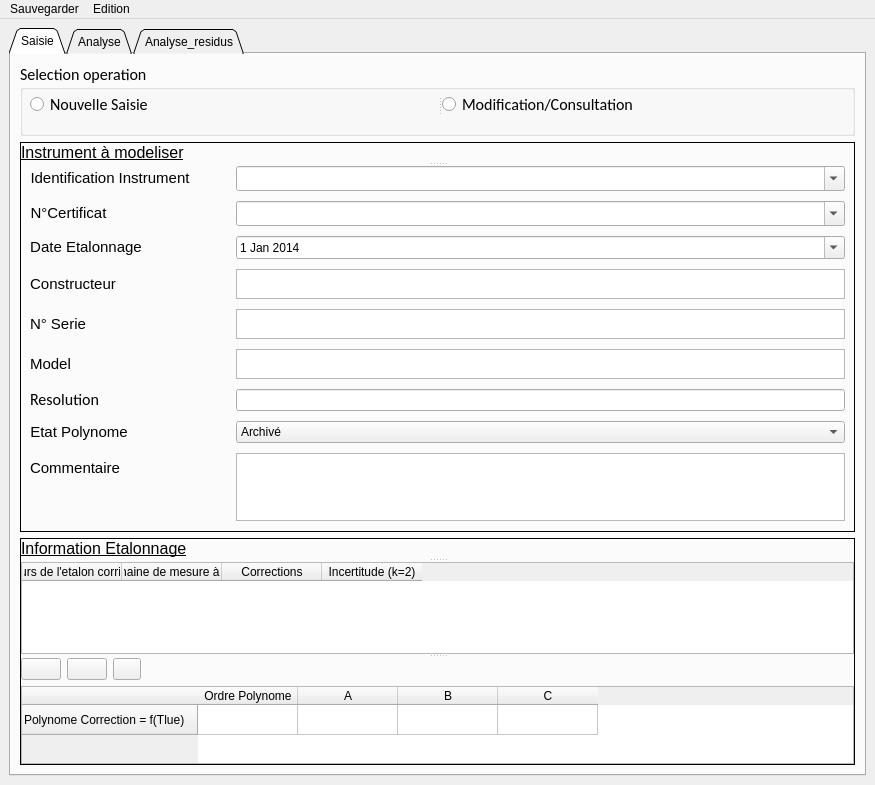
<?xml version="1.0" encoding="UTF-8"?>
<ui version="4.0">
 <class>Polynome</class>
 <widget class="QMainWindow" name="Polynome">
  <property name="geometry">
   <rect>
    <x>0</x>
    <y>0</y>
    <width>875</width>
    <height>785</height>
   </rect>
  </property>
  <property name="windowTitle">
   <string>Polynome de modelisation v1.11</string>
  </property>
  <widget class="QWidget" name="centralWidget">
   <layout class="QVBoxLayout" name="verticalLayout_3">
    <item>
     <widget class="QTabWidget" name="tabWidget">
      <property name="tabShape">
       <enum>QTabWidget::Triangular</enum>
      </property>
      <property name="currentIndex">
       <number>0</number>
      </property>
      <property name="elideMode">
       <enum>Qt::ElideNone</enum>
      </property>
      <widget class="QWidget" name="tab_1">
       <attribute name="title">
        <string>Saisie</string>
       </attribute>
       <layout class="QVBoxLayout" name="verticalLayout">
        <item>
         <widget class="QGroupBox" name="groupBox">
          <property name="minimumSize">
           <size>
            <width>0</width>
            <height>73</height>
           </size>
          </property>
          <property name="maximumSize">
           <size>
            <width>16777215</width>
            <height>100</height>
           </size>
          </property>
          <property name="font">
           <font>
            <family>Calibri</family>
            <pointsize>12</pointsize>
           </font>
          </property>
          <property name="title">
           <string>Selection operation </string>
          </property>
          <widget class="QSplitter" name="splitter">
           <property name="geometry">
            <rect>
             <x>10</x>
             <y>30</y>
             <width>1061</width>
             <height>23</height>
            </rect>
           </property>
           <property name="orientation">
            <enum>Qt::Horizontal</enum>
           </property>
           <widget class="QRadioButton" name="radioButton_new_saisie">
            <property name="font">
             <font>
              <family>Calibri</family>
              <pointsize>12</pointsize>
             </font>
            </property>
            <property name="text">
             <string>Nouvelle Saisie</string>
            </property>
           </widget>
           <widget class="QRadioButton" name="radioButton_modification">
            <property name="font">
             <font>
              <family>Calibri</family>
              <pointsize>12</pointsize>
             </font>
            </property>
            <property name="text">
             <string>Modification/Consultation</string>
            </property>
           </widget>
          </widget>
         </widget>
        </item>
        <item>
         <widget class="QSplitter" name="splitter_2">
          <property name="maximumSize">
           <size>
            <width>16777215</width>
            <height>16777215</height>
           </size>
          </property>
          <property name="frameShape">
           <enum>QFrame::Panel</enum>
          </property>
          <property name="lineWidth">
           <number>1</number>
          </property>
          <property name="orientation">
           <enum>Qt::Vertical</enum>
          </property>
          <widget class="QLabel" name="label_10">
           <property name="text">
            <string>&lt;html&gt;&lt;head/&gt;&lt;body&gt;&lt;p&gt;&lt;span style=&quot; font-size:12pt; text-decoration: underline;&quot;&gt;Instrument à modeliser&lt;/span&gt;&lt;/p&gt;&lt;/body&gt;&lt;/html&gt;</string>
           </property>
           <property name="alignment">
            <set>Qt::AlignLeading|Qt::AlignLeft|Qt::AlignVCenter</set>
           </property>
           <property name="margin">
            <number>4</number>
           </property>
          </widget>
          <widget class="QWidget" name="layoutWidget">
           <layout class="QFormLayout" name="formLayout">
            <property name="fieldGrowthPolicy">
             <enum>QFormLayout::AllNonFixedFieldsGrow</enum>
            </property>
            <property name="horizontalSpacing">
             <number>6</number>
            </property>
            <property name="verticalSpacing">
             <number>10</number>
            </property>
            <property name="leftMargin">
             <number>9</number>
            </property>
            <property name="rightMargin">
             <number>9</number>
            </property>
            <property name="bottomMargin">
             <number>0</number>
            </property>
            <item row="0" column="0">
             <widget class="QLabel" name="label_11">
              <property name="maximumSize">
               <size>
                <width>16777215</width>
                <height>30</height>
               </size>
              </property>
              <property name="text">
               <string>&lt;html&gt;&lt;head/&gt;&lt;body&gt;&lt;p align=&quot;center&quot;&gt;&lt;span style=&quot; font-size:11pt;&quot;&gt;Identification Instrument&lt;/span&gt;&lt;/p&gt;&lt;/body&gt;&lt;/html&gt;</string>
              </property>
              <property name="alignment">
               <set>Qt::AlignCenter</set>
              </property>
             </widget>
            </item>
            <item row="0" column="1">
             <widget class="ExtendedCombo" name="comboBox_identification">
              <property name="enabled">
               <bool>true</bool>
              </property>
              <property name="minimumSize">
               <size>
                <width>0</width>
                <height>25</height>
               </size>
              </property>
              <property name="maximumSize">
               <size>
                <width>16777215</width>
                <height>30</height>
               </size>
              </property>
              <property name="mouseTracking">
               <bool>true</bool>
              </property>
              <property name="acceptDrops">
               <bool>true</bool>
              </property>
              <property name="editable">
               <bool>true</bool>
              </property>
             </widget>
            </item>
            <item row="1" column="0">
             <widget class="QLabel" name="label_15">
              <property name="maximumSize">
               <size>
                <width>16777215</width>
                <height>30</height>
               </size>
              </property>
              <property name="text">
               <string>&lt;html&gt;&lt;head/&gt;&lt;body&gt;&lt;p&gt;&lt;span style=&quot; font-size:11pt;&quot;&gt;N°Certificat&lt;/span&gt;&lt;/p&gt;&lt;/body&gt;&lt;/html&gt;</string>
              </property>
              <property name="alignment">
               <set>Qt::AlignCenter</set>
              </property>
             </widget>
            </item>
            <item row="1" column="1">
             <widget class="QComboBox" name="comboBox_n_ce">
              <property name="minimumSize">
               <size>
                <width>0</width>
                <height>25</height>
               </size>
              </property>
              <property name="maximumSize">
               <size>
                <width>16777215</width>
                <height>30</height>
               </size>
              </property>
              <property name="editable">
               <bool>true</bool>
              </property>
              <property name="modelColumn">
               <number>0</number>
              </property>
             </widget>
            </item>
            <item row="2" column="0">
             <widget class="QLabel" name="label_7">
              <property name="maximumSize">
               <size>
                <width>16777215</width>
                <height>30</height>
               </size>
              </property>
              <property name="text">
               <string>&lt;html&gt;&lt;head/&gt;&lt;body&gt;&lt;p&gt;&lt;span style=&quot; font-size:11pt;&quot;&gt;Date Etalonnage&lt;/span&gt;&lt;/p&gt;&lt;/body&gt;&lt;/html&gt;</string>
              </property>
              <property name="alignment">
               <set>Qt::AlignCenter</set>
              </property>
             </widget>
            </item>
            <item row="2" column="1">
             <widget class="QDateEdit" name="dateEdit">
              <property name="minimumSize">
               <size>
                <width>206</width>
                <height>0</height>
               </size>
              </property>
              <property name="maximumSize">
               <size>
                <width>16777215</width>
                <height>30</height>
               </size>
              </property>
              <property name="date">
               <date>
                <year>2014</year>
                <month>1</month>
                <day>1</day>
               </date>
              </property>
              <property name="calendarPopup">
               <bool>true</bool>
              </property>
             </widget>
            </item>
            <item row="3" column="0">
             <widget class="QLabel" name="label_12">
              <property name="sizePolicy">
               <sizepolicy hsizetype="Expanding" vsizetype="Expanding">
                <horstretch>0</horstretch>
                <verstretch>0</verstretch>
               </sizepolicy>
              </property>
              <property name="maximumSize">
               <size>
                <width>16777215</width>
                <height>30</height>
               </size>
              </property>
              <property name="text">
               <string>&lt;html&gt;&lt;head/&gt;&lt;body&gt;&lt;p align=&quot;center&quot;&gt;&lt;span style=&quot; font-size:11pt;&quot;&gt;Constructeur&lt;/span&gt;&lt;/p&gt;&lt;/body&gt;&lt;/html&gt;</string>
              </property>
             </widget>
            </item>
            <item row="3" column="1">
             <widget class="QTextEdit" name="textEdit_constructeur">
              <property name="maximumSize">
               <size>
                <width>16777215</width>
                <height>30</height>
               </size>
              </property>
             </widget>
            </item>
            <item row="4" column="0">
             <widget class="QLabel" name="label_13">
              <property name="sizePolicy">
               <sizepolicy hsizetype="Expanding" vsizetype="Expanding">
                <horstretch>0</horstretch>
                <verstretch>0</verstretch>
               </sizepolicy>
              </property>
              <property name="minimumSize">
               <size>
                <width>200</width>
                <height>0</height>
               </size>
              </property>
              <property name="maximumSize">
               <size>
                <width>16777215</width>
                <height>30</height>
               </size>
              </property>
              <property name="text">
               <string>&lt;html&gt;&lt;head/&gt;&lt;body&gt;&lt;p&gt;&lt;span style=&quot; font-size:11pt;&quot;&gt;N° Serie&lt;/span&gt;&lt;/p&gt;&lt;/body&gt;&lt;/html&gt;</string>
              </property>
             </widget>
            </item>
            <item row="4" column="1">
             <widget class="QTextEdit" name="textEdit_n_serie">
              <property name="maximumSize">
               <size>
                <width>16777215</width>
                <height>30</height>
               </size>
              </property>
             </widget>
            </item>
            <item row="5" column="0">
             <widget class="QLabel" name="label_14">
              <property name="sizePolicy">
               <sizepolicy hsizetype="Expanding" vsizetype="Expanding">
                <horstretch>0</horstretch>
                <verstretch>0</verstretch>
               </sizepolicy>
              </property>
              <property name="maximumSize">
               <size>
                <width>16777215</width>
                <height>30</height>
               </size>
              </property>
              <property name="text">
               <string>&lt;html&gt;&lt;head/&gt;&lt;body&gt;&lt;p align=&quot;center&quot;&gt;&lt;span style=&quot; font-size:11pt;&quot;&gt;Model&lt;/span&gt;&lt;/p&gt;&lt;/body&gt;&lt;/html&gt;</string>
              </property>
             </widget>
            </item>
            <item row="5" column="1">
             <widget class="QTextEdit" name="textEdit_model">
              <property name="maximumSize">
               <size>
                <width>16777215</width>
                <height>30</height>
               </size>
              </property>
             </widget>
            </item>
            <item row="6" column="0">
             <widget class="QLabel" name="label_6">
              <property name="font">
               <font>
                <family>Calibri</family>
                <pointsize>12</pointsize>
               </font>
              </property>
              <property name="text">
               <string>&lt;html&gt;&lt;head/&gt;&lt;body&gt;&lt;p align=&quot;center&quot;&gt;Resolution&lt;/p&gt;&lt;/body&gt;&lt;/html&gt;</string>
              </property>
             </widget>
            </item>
            <item row="6" column="1">
             <widget class="QLineEdit" name="lineEdit_resolution"/>
            </item>
            <item row="7" column="0">
             <widget class="QLabel" name="label_16">
              <property name="sizePolicy">
               <sizepolicy hsizetype="Expanding" vsizetype="Expanding">
                <horstretch>0</horstretch>
                <verstretch>0</verstretch>
               </sizepolicy>
              </property>
              <property name="maximumSize">
               <size>
                <width>16777215</width>
                <height>30</height>
               </size>
              </property>
              <property name="text">
               <string>&lt;html&gt;&lt;head/&gt;&lt;body&gt;&lt;p align=&quot;center&quot;&gt;&lt;span style=&quot; font-size:11pt;&quot;&gt;Etat Polynome&lt;/span&gt;&lt;/p&gt;&lt;/body&gt;&lt;/html&gt;</string>
              </property>
             </widget>
            </item>
            <item row="7" column="1">
             <widget class="QComboBox" name="comboBox_etat_polynome">
              <item>
               <property name="text">
                <string>Archivé</string>
               </property>
              </item>
              <item>
               <property name="text">
                <string>Actif</string>
               </property>
              </item>
             </widget>
            </item>
            <item row="8" column="0">
             <widget class="QLabel" name="label_9">
              <property name="font">
               <font>
                <pointsize>10</pointsize>
               </font>
              </property>
              <property name="text">
               <string>&lt;html&gt;&lt;head/&gt;&lt;body&gt;&lt;p align=&quot;center&quot;&gt;&lt;span style=&quot; font-size:11pt;&quot;&gt;Commentaire&lt;/span&gt;&lt;/p&gt;&lt;/body&gt;&lt;/html&gt;</string>
              </property>
             </widget>
            </item>
            <item row="8" column="1">
             <widget class="QTextEdit" name="textEdit_commentaire"/>
            </item>
            <item row="9" column="1">
             <spacer name="verticalSpacer">
              <property name="orientation">
               <enum>Qt::Vertical</enum>
              </property>
              <property name="sizeHint" stdset="0">
               <size>
                <width>20</width>
                <height>40</height>
               </size>
              </property>
             </spacer>
            </item>
           </layout>
          </widget>
         </widget>
        </item>
        <item>
         <widget class="QSplitter" name="splitter_3">
          <property name="frameShape">
           <enum>QFrame::Panel</enum>
          </property>
          <property name="orientation">
           <enum>Qt::Vertical</enum>
          </property>
          <widget class="QLabel" name="label_5">
           <property name="text">
            <string>&lt;html&gt;&lt;head/&gt;&lt;body&gt;&lt;p&gt;&lt;span style=&quot; font-size:12pt; text-decoration: underline;&quot;&gt;Information Etalonnage&lt;/span&gt;&lt;/p&gt;&lt;/body&gt;&lt;/html&gt;</string>
           </property>
           <property name="margin">
            <number>4</number>
           </property>
          </widget>
          <widget class="QTableWidget" name="tableWidget_table_etalonnage">
           <property name="sizePolicy">
            <sizepolicy hsizetype="Expanding" vsizetype="Expanding">
             <horstretch>200</horstretch>
             <verstretch>0</verstretch>
            </sizepolicy>
           </property>
           <property name="minimumSize">
            <size>
             <width>0</width>
             <height>0</height>
            </size>
           </property>
           <property name="baseSize">
            <size>
             <width>0</width>
             <height>0</height>
            </size>
           </property>
           <property name="frameShadow">
            <enum>QFrame::Sunken</enum>
           </property>
           <property name="lineWidth">
            <number>1</number>
           </property>
           <property name="midLineWidth">
            <number>0</number>
           </property>
           <property name="autoScroll">
            <bool>false</bool>
           </property>
           <property name="autoScrollMargin">
            <number>10</number>
           </property>
           <property name="showDropIndicator" stdset="0">
            <bool>true</bool>
           </property>
           <property name="alternatingRowColors">
            <bool>true</bool>
           </property>
           <property name="showGrid">
            <bool>true</bool>
           </property>
           <property name="gridStyle">
            <enum>Qt::DashDotLine</enum>
           </property>
           <attribute name="verticalHeaderMinimumSectionSize">
            <number>19</number>
           </attribute>
           <column>
            <property name="text">
             <string>Valeurs de l'etalon corrigées</string>
            </property>
           </column>
           <column>
            <property name="text">
             <string>Valeurs chaine de mesure à étalonner</string>
            </property>
           </column>
           <column>
            <property name="text">
             <string>Corrections</string>
            </property>
           </column>
           <column>
            <property name="text">
             <string>Incertitude (k=2)</string>
            </property>
           </column>
          </widget>
          <widget class="QWidget" name="layoutWidget_2">
           <layout class="QGridLayout" name="gridLayout">
            <item row="0" column="0">
             <widget class="QPushButton" name="Button_plus">
              <property name="text">
               <string/>
              </property>
              <property name="icon">
               <iconset resource="../Icones.qrc">
                <normaloff>:/Icones/ajouter-en-plus-icone-7956-48.png</normaloff>:/Icones/ajouter-en-plus-icone-7956-48.png</iconset>
              </property>
             </widget>
            </item>
            <item row="0" column="1">
             <widget class="QPushButton" name="buttton_supp">
              <property name="text">
               <string/>
              </property>
              <property name="icon">
               <iconset resource="../Icones.qrc">
                <normaloff>:/Icones/moins-arriere-zoom-icone-6351-128.PNG</normaloff>:/Icones/moins-arriere-zoom-icone-6351-128.PNG</iconset>
              </property>
             </widget>
            </item>
            <item row="0" column="3">
             <spacer name="horizontalSpacer">
              <property name="orientation">
               <enum>Qt::Horizontal</enum>
              </property>
              <property name="sizeHint" stdset="0">
               <size>
                <width>2000</width>
                <height>20</height>
               </size>
              </property>
             </spacer>
            </item>
            <item row="1" column="0" colspan="4">
             <widget class="QTableWidget" name="tableWidget_polynome">
              <row>
               <property name="text">
                <string>Polynome Correction = f(Tlue)</string>
               </property>
              </row>
              <column>
               <property name="text">
                <string>Ordre Polynome</string>
               </property>
              </column>
              <column>
               <property name="text">
                <string>A</string>
               </property>
              </column>
              <column>
               <property name="text">
                <string>B</string>
               </property>
              </column>
              <column>
               <property name="text">
                <string>C</string>
               </property>
              </column>
             </widget>
            </item>
            <item row="0" column="2">
             <widget class="QPushButton" name="button_actualise">
              <property name="maximumSize">
               <size>
                <width>28</width>
                <height>16777215</height>
               </size>
              </property>
              <property name="text">
               <string/>
              </property>
              <property name="icon">
               <iconset resource="../Icones.qrc">
                <normaloff>:/Icones/icone_actualiser.png</normaloff>:/Icones/icone_actualiser.png</iconset>
              </property>
             </widget>
            </item>
           </layout>
          </widget>
         </widget>
        </item>
       </layout>
      </widget>
      <widget class="QWidget" name="tab">
       <attribute name="title">
        <string>Analyse</string>
       </attribute>
       <layout class="QGridLayout" name="gridLayout_2">
        <item row="0" column="0">
         <widget class="QScrollArea" name="scrollArea">
          <property name="widgetResizable">
           <bool>true</bool>
          </property>
          <widget class="QWidget" name="scrollAreaWidgetContents">
           <property name="geometry">
            <rect>
             <x>0</x>
             <y>0</y>
             <width>831</width>
             <height>706</height>
            </rect>
           </property>
           <layout class="QVBoxLayout" name="verticalLayout_2">
            <item>
             <widget class="QSplitter" name="splitter_4">
              <property name="orientation">
               <enum>Qt::Vertical</enum>
              </property>
              <widget class="PlotWidget" name="graphicsView">
               <property name="minimumSize">
                <size>
                 <width>0</width>
                 <height>214</height>
                </size>
               </property>
              </widget>
              <widget class="QTableWidget" name="tableWidget_modelisation">
               <property name="sizePolicy">
                <sizepolicy hsizetype="Expanding" vsizetype="Expanding">
                 <horstretch>200</horstretch>
                 <verstretch>0</verstretch>
                </sizepolicy>
               </property>
               <property name="minimumSize">
                <size>
                 <width>0</width>
                 <height>0</height>
                </size>
               </property>
               <property name="baseSize">
                <size>
                 <width>0</width>
                 <height>0</height>
                </size>
               </property>
               <property name="frameShape">
                <enum>QFrame::Panel</enum>
               </property>
               <property name="frameShadow">
                <enum>QFrame::Plain</enum>
               </property>
               <property name="autoScroll">
                <bool>false</bool>
               </property>
               <property name="autoScrollMargin">
                <number>10</number>
               </property>
               <property name="showDropIndicator" stdset="0">
                <bool>true</bool>
               </property>
               <property name="alternatingRowColors">
                <bool>true</bool>
               </property>
               <property name="showGrid">
                <bool>true</bool>
               </property>
               <property name="gridStyle">
                <enum>Qt::DashDotLine</enum>
               </property>
               <attribute name="verticalHeaderMinimumSectionSize">
                <number>19</number>
               </attribute>
               <column>
                <property name="text">
                 <string>Valeurs de l'etalon corrigées</string>
                </property>
               </column>
               <column>
                <property name="text">
                 <string>Valeurs chaine de mesure à étalonner</string>
                </property>
               </column>
               <column>
                <property name="text">
                 <string>Corrections</string>
                </property>
               </column>
               <column>
                <property name="text">
                 <string>Incertitudes</string>
                </property>
               </column>
               <column>
                <property name="text">
                 <string>Corrections modelisees</string>
                </property>
               </column>
               <column>
                <property name="text">
                 <string>Residus</string>
                </property>
               </column>
               <column>
                <property name="text">
                 <string>Recouvrement incertitudes</string>
                </property>
               </column>
              </widget>
              <widget class="QWidget" name="layoutWidget">
               <layout class="QFormLayout" name="formLayout_2">
                <property name="fieldGrowthPolicy">
                 <enum>QFormLayout::AllNonFixedFieldsGrow</enum>
                </property>
                <property name="verticalSpacing">
                 <number>19</number>
                </property>
                <property name="leftMargin">
                 <number>0</number>
                </property>
                <property name="topMargin">
                 <number>10</number>
                </property>
                <property name="rightMargin">
                 <number>500</number>
                </property>
                <item row="0" column="0">
                 <widget class="QLabel" name="label">
                  <property name="minimumSize">
                   <size>
                    <width>200</width>
                    <height>0</height>
                   </size>
                  </property>
                  <property name="font">
                   <font>
                    <family>Calibri</family>
                    <pointsize>12</pointsize>
                   </font>
                  </property>
                  <property name="text">
                   <string>Incertitude d'etalonnage max</string>
                  </property>
                 </widget>
                </item>
                <item row="0" column="1">
                 <widget class="QLineEdit" name="lineEdit_incertitude_max_etal"/>
                </item>
                <item row="1" column="0">
                 <widget class="QLabel" name="label_2">
                  <property name="font">
                   <font>
                    <family>Calibri</family>
                    <pointsize>12</pointsize>
                   </font>
                  </property>
                  <property name="text">
                   <string>Residu max</string>
                  </property>
                 </widget>
                </item>
                <item row="1" column="1">
                 <widget class="QLineEdit" name="lineEdit_residu_max"/>
                </item>
                <item row="2" column="0">
                 <widget class="QLabel" name="label_3">
                  <property name="font">
                   <font>
                    <family>Calibri</family>
                    <pointsize>12</pointsize>
                   </font>
                  </property>
                  <property name="text">
                   <string>Incertitude Residu max</string>
                  </property>
                 </widget>
                </item>
                <item row="2" column="1">
                 <widget class="QLineEdit" name="lineEdit_incertitude_residu_max"/>
                </item>
                <item row="3" column="0">
                 <widget class="QLabel" name="label_4">
                  <property name="font">
                   <font>
                    <family>Calibri</family>
                    <pointsize>12</pointsize>
                   </font>
                  </property>
                  <property name="text">
                   <string>Ecart type des residus</string>
                  </property>
                 </widget>
                </item>
                <item row="3" column="1">
                 <widget class="QLineEdit" name="lineEdit_ecartype_residus"/>
                </item>
                <item row="4" column="0">
                 <widget class="QLabel" name="label_8">
                  <property name="font">
                   <font>
                    <family>Calibri</family>
                    <pointsize>12</pointsize>
                   </font>
                  </property>
                  <property name="text">
                   <string>Normalite des residus</string>
                  </property>
                 </widget>
                </item>
                <item row="4" column="1">
                 <widget class="QLineEdit" name="lineEdit_normalite_residus"/>
                </item>
                <item row="5" column="0">
                 <widget class="QLabel" name="label_17">
                  <property name="font">
                   <font>
                    <family>Calibri</family>
                    <pointsize>12</pointsize>
                   </font>
                  </property>
                  <property name="text">
                   <string>Incertitude modelisation</string>
                  </property>
                 </widget>
                </item>
                <item row="5" column="1">
                 <widget class="QLineEdit" name="lineEdit_incertitude_modelisation"/>
                </item>
               </layout>
              </widget>
             </widget>
            </item>
           </layout>
          </widget>
         </widget>
        </item>
       </layout>
      </widget>
      <widget class="QWidget" name="tab_2">
       <attribute name="title">
        <string>Analyse_residus</string>
       </attribute>
       <layout class="QGridLayout" name="gridLayout_5">
        <item row="0" column="0">
         <widget class="PlotWidget" name="graphicsView_2"/>
        </item>
       </layout>
      </widget>
     </widget>
    </item>
   </layout>
  </widget>
  <widget class="QMenuBar" name="menuBar">
   <property name="geometry">
    <rect>
     <x>0</x>
     <y>0</y>
     <width>875</width>
     <height>21</height>
    </rect>
   </property>
   <widget class="QMenu" name="menuEnregistrer">
    <property name="title">
     <string>Sauvegarder</string>
    </property>
    <addaction name="actionEnregistrer"/>
    <addaction name="actionMise_jour"/>
    <addaction name="actionSupprimer"/>
   </widget>
   <widget class="QMenu" name="menuEdition">
    <property name="title">
     <string>Edition</string>
    </property>
    <addaction name="actionExport_Rapport"/>
   </widget>
   <addaction name="menuEnregistrer"/>
   <addaction name="menuEdition"/>
  </widget>
  <action name="actionEnregistrer">
   <property name="text">
    <string>Enregistrer</string>
   </property>
  </action>
  <action name="actionMise_jour">
   <property name="text">
    <string>Mise à jour</string>
   </property>
  </action>
  <action name="actionSupprimer">
   <property name="text">
    <string>Supprimer</string>
   </property>
  </action>
  <action name="actionExport_Rapport">
   <property name="text">
    <string>Export Rapport</string>
   </property>
  </action>
 </widget>
 <customwidgets>
  <customwidget>
   <class>PlotWidget</class>
   <extends>QGraphicsView</extends>
   <header>pyqtgraph</header>
  </customwidget>
  <customwidget>
   <class>ExtendedCombo</class>
   <extends>QComboBox</extends>
   <header>extendedcombo</header>
  </customwidget>
 </customwidgets>
 <resources>
  <include location="../Icones.qrc"/>
 </resources>
 <connections/>
</ui>
